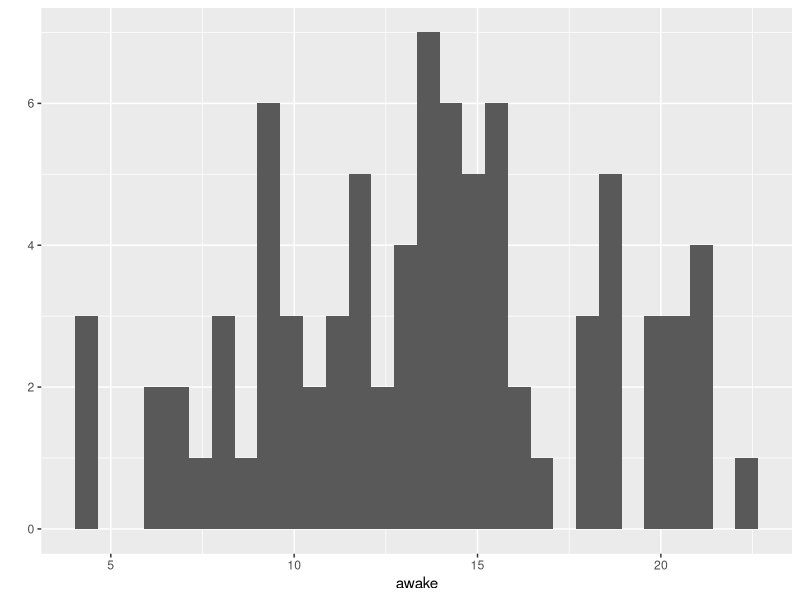
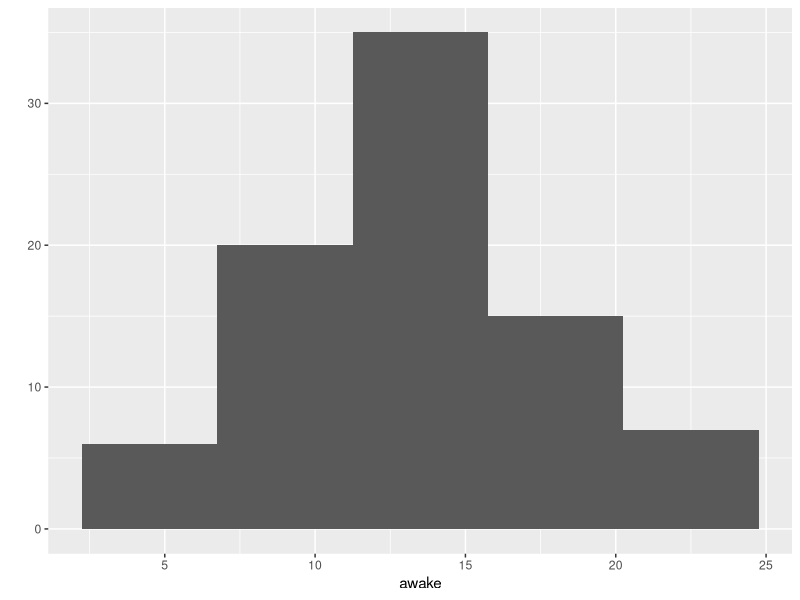
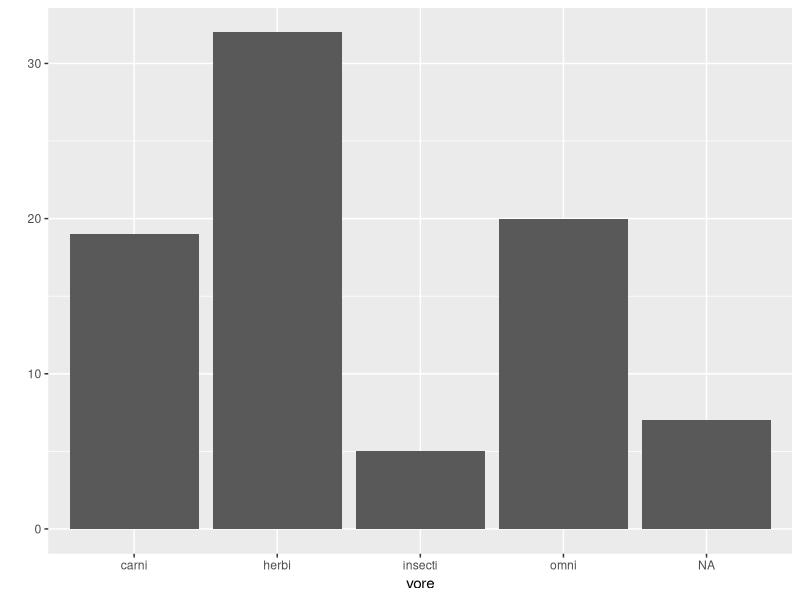
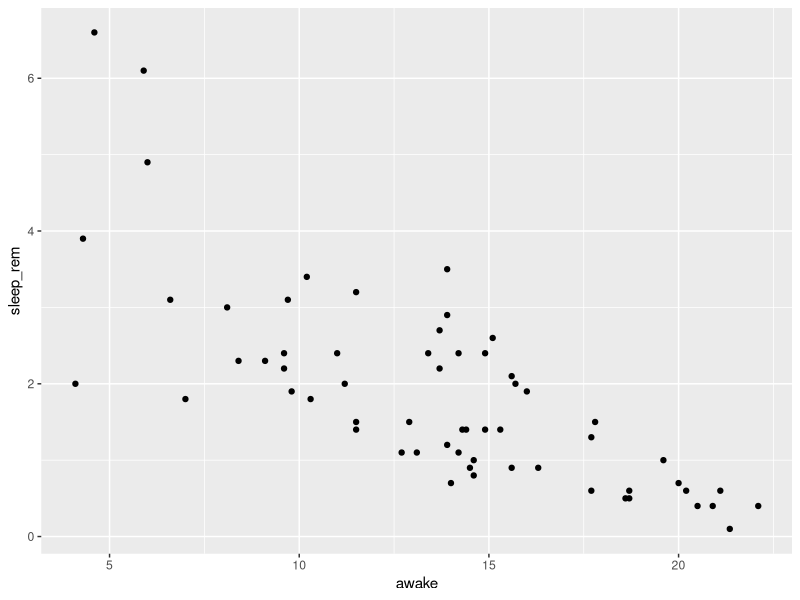
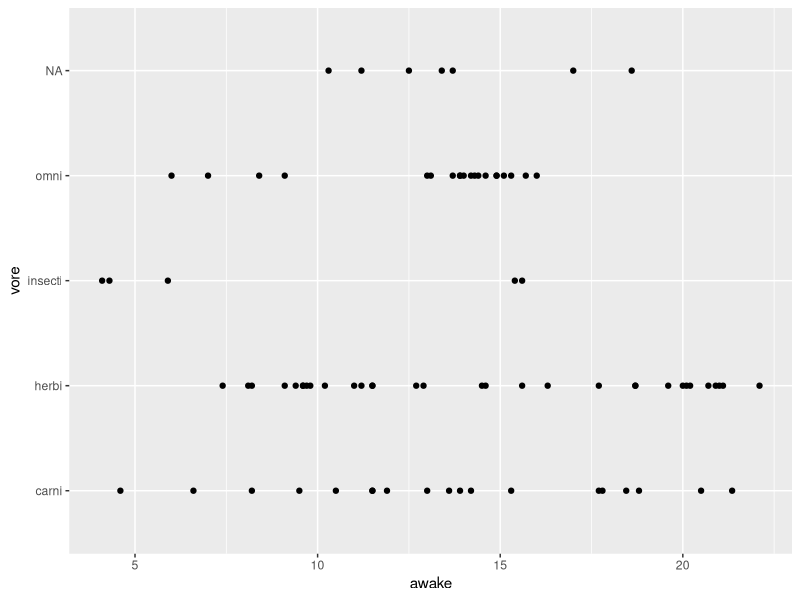
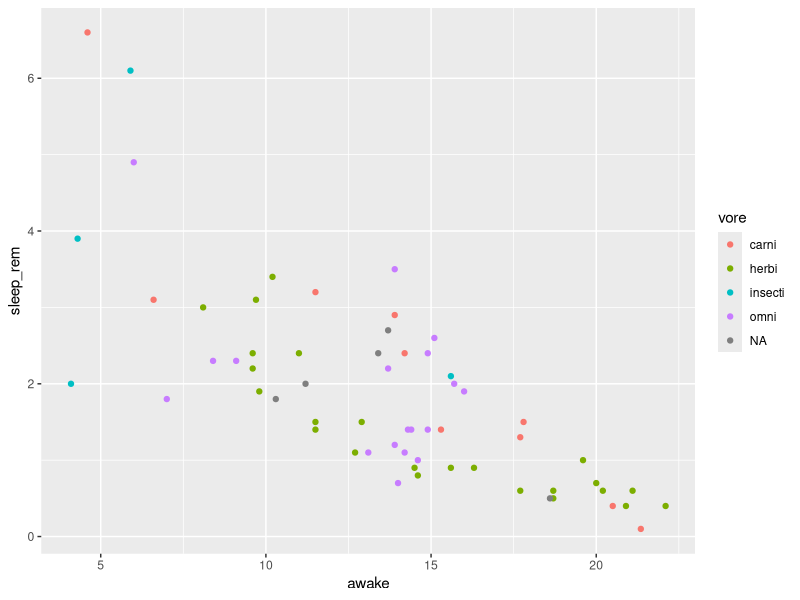
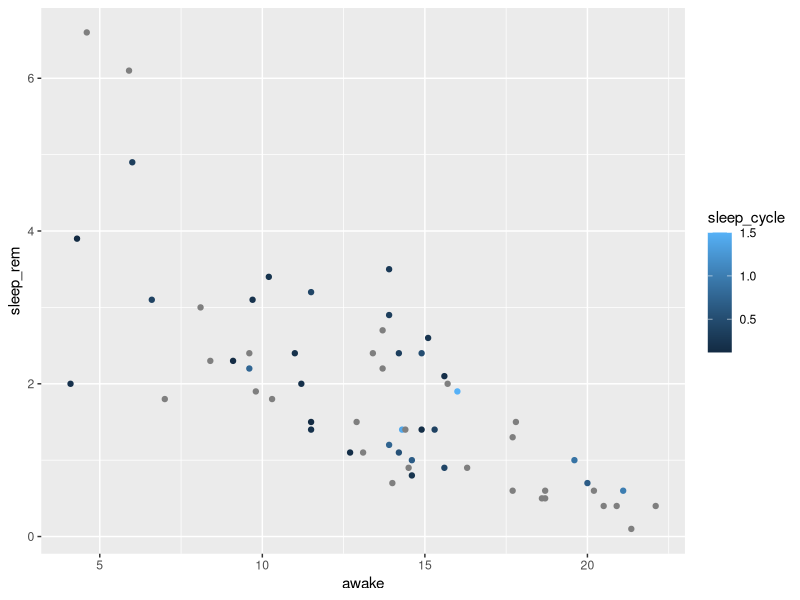
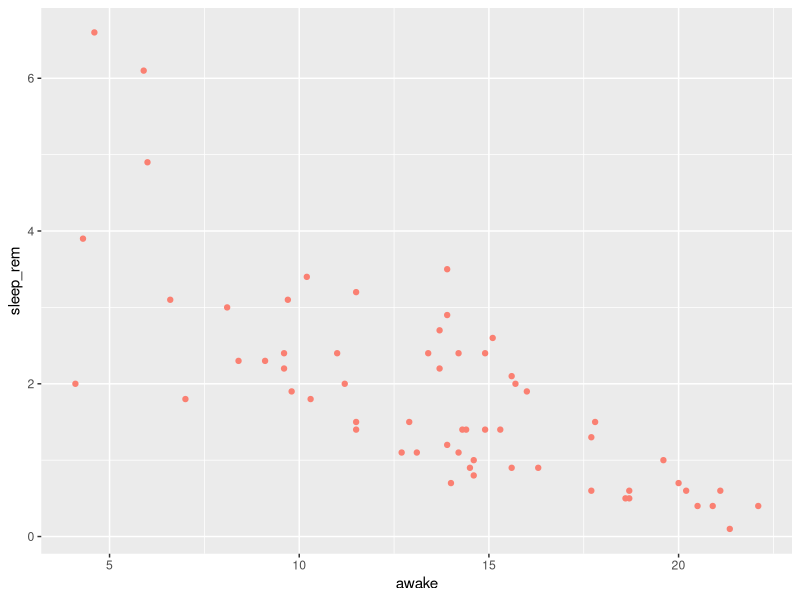

Reproduce these figures in R, in order.
## ---- chunk 1
knitr::opts_chunk$set(echo = TRUE)
library(dplyr)
options(dplyr.print_max = 6, dplyr.print_min = 6)
options(width = 68)
## ---- chunk 2
library(ggplot2)
data(msleep)
## ---- chunk 3
qplot(awake, data = msleep)
## ---- chunk 4
qplot(awake, data = msleep, bins = 5)
## ---- chunk 5
qplot(vore, data = msleep)
## ---- chunk 6
qplot(awake, sleep_rem, data = msleep)
## ---- chunk 7
qplot(awake, vore, data = msleep)
## ---- chunk 8
qplot(awake, sleep_rem, data = msleep, color = vore)
## ---- chunk 9
qplot(awake, sleep_rem, data = msleep, color = sleep_cycle)
## ---- chunk 10
qplot(awake, sleep_rem, data = msleep, color = I("salmon"))
## ---- chunk 11
qplot(awake, sleep_rem, data = msleep, size = sleep_cycle)
## ---- chunk 12
qplot(awake, sleep_rem, data = msleep, size = I(0.2))
## ---- chunk 13
qplot(awake, sleep_rem, data = msleep, alpha = I(0.2))
